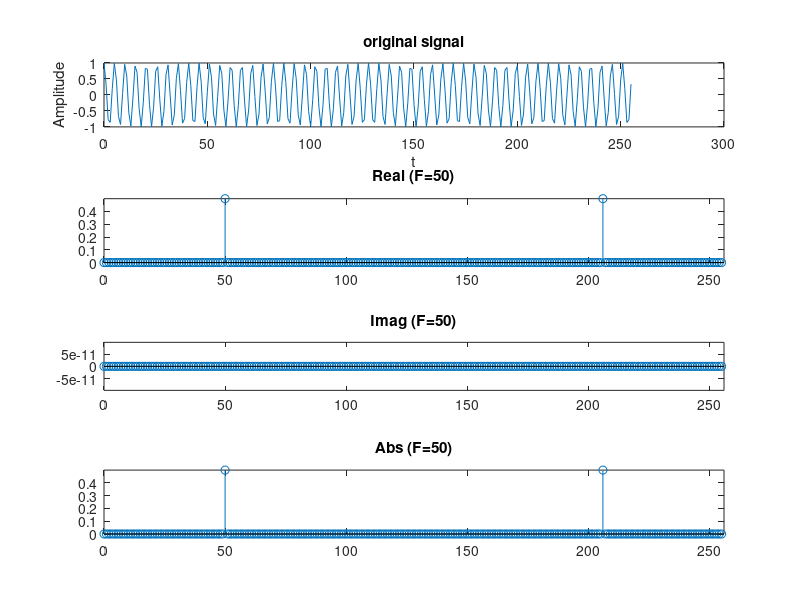

MATLAB code to generate this figure:
%Aufgabe 3 -Untersuchung der DFT

M = 256;



FVec = [15 15.25 15.5 50];

for F = FVec
    %Generate signal
    t = 0 : M - 1;
    x = cos(2*pi*F*t/M);
    
    %Perform fft
    X = fft(x);
    X = X / length(X);
    
    %plot real/imaginary

    subplot(4, 1, 1);
        plot(t, x);
        title('original signal');
        xlabel(sprintf('t'));
        ylabel('Amplitude');
    
    subplot(4, 1, 2);
        stem(t, real(X));
        title(strcat('Real (F=', num2str(F), ')'));
        axis([0 256 -inf inf]);
    
    subplot(4, 1, 3);
        %plot(t, imag(X), 'bx', t, imag(X), 'b');
        stem(t, imag(X));
        title(strcat('Imag (F=', num2str(F), ')'));
        axis([0 256 -inf inf]);

  subplot(4, 1, 4);
        %plot(t, abs(X), 'bx', t, abs(X), 'b');
        stem(t, abs(X));
        title(strcat('Abs (F=', num2str(F), ')'));
        axis([0 256 -inf inf]);
end